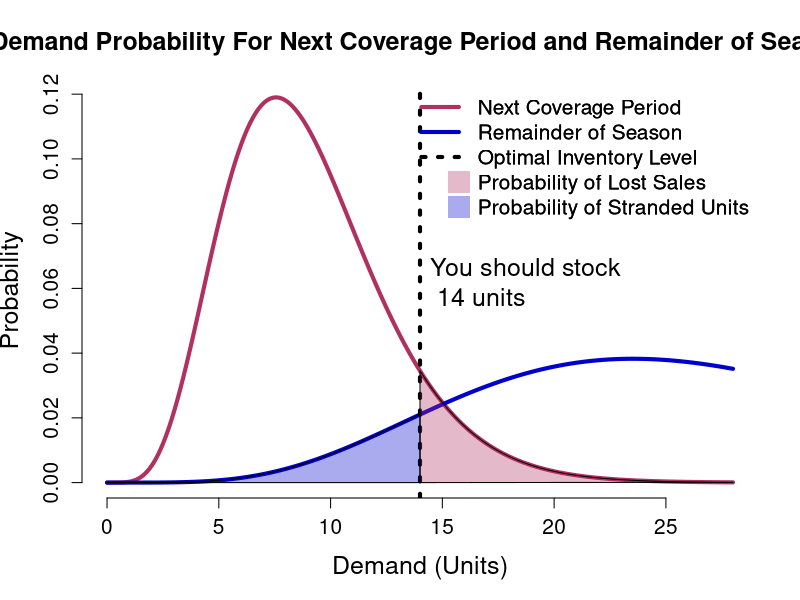

Reproduce this figure in R.
## ---- chunk 1
        # Create input list 
        input <- list(Margin = 50, DailyDemand = 1, Variability = 40,
                      SeasWks = 4,
                      CPRP = 7,
                      CPLT = 2)
        
        itemPrice <- 10
        
        # Get the input values into variables
        itemMargin <- input$Margin/100
        dailyDemand <- input$DailyDemand
        variability <- input$Variability/100
        seaswks <- input$SeasWks
        cpdays <- input$CPRP + input$CPLT

         # Now calculate all of the parameters we need for the gamma distribution functions
        
        itemCost <- (1 - itemMargin)*itemPrice
        cpdemand <- dailyDemand * cpdays
        seasdemand <- dailyDemand * seaswks * 7
        cpstdev <- variability * cpdemand
        seasstdev <- variability * seasdemand
        cpvar <- cpstdev^2
        seasvar <- seasstdev^2
        alpha <- (cpdemand/cpstdev)^2 # alpha is the same for both cp and season
        betaCP <- cpvar/cpdemand
        betaSeas <- seasvar/seasdemand
        
        segmentsperunit <- 10
        units <- seq(from = 0, to = seasdemand, by = 1/segmentsperunit)
        CPPDF <- dgamma(units, shape = alpha, scale = betaCP)
        CPCDF <- pgamma(units, shape = alpha, scale = betaCP)
        CPCDFp1 <- pgamma(units, shape = alpha+1, scale = betaCP)
        SeasPDF <- dgamma(units, shape = alpha, scale = betaSeas)
        SeasCDF <- pgamma(units, shape = alpha, scale = betaSeas)
        SeasCDFp1 <- pgamma(units, shape = alpha+1, scale = betaSeas)
        
        # Calculate the costs
        LSUnits <- cpdemand*(1-CPCDFp1) - units*(1-CPCDF)
        LSCost <- LSUnits*(itemMargin*itemPrice)
        
        obsUnits <- units*SeasCDF - seasdemand*SeasCDFp1
        obsCost <- obsUnits*itemCost
        
        TotCost <- LSCost + obsCost
        
        minCost <- min(TotCost)

        OptInvLevel <- round(units[TotCost == minCost],0)

# Generate a plot showing the PDFs for the two time periods, and the optimal inventory level
    linewidth = 4
    
    x <- units
    yCP <- CPPDF
    ySeas <- SeasPDF
    optInv <- OptInvLevel

    transval <- 0.333
    aucCPCol <- "maroon"
    aucSeasCol <- "blue3"

    aucCPRGB <- col2rgb(aucCPCol)/255
    aucSeasRGB <- col2rgb(aucSeasCol)/255
    aucCPColor <- rgb(aucCPRGB[1],aucCPRGB[2],aucCPRGB[3], transval)
    aucSeasColor <- rgb(aucSeasRGB[1],aucSeasRGB[2],aucSeasRGB[3], transval)
    chartcols <- c("maroon","blue3","black", aucCPColor, aucSeasColor)
    
    
    plot(x=x, y=yCP, type = "l", col = chartcols[1], lwd = linewidth,
         xlab = "Demand (Units)",
         ylab = "Probability",
         main = "Demand Probability For Next Coverage Period and Remainder of Season",
         cex.main = 1.5,
         cex.axis = 1.25,
         cex.lab = 1.5,
         bty = "n")
    lines(x=x, y=ySeas, type = "l", col = chartcols[2], lwd = linewidth)
    abline(v=optInv, col = chartcols[3], lwd = linewidth, lty = 3)
    polygon(c( x[x>=optInv], optInv ),  c(yCP[x>=optInv],0 ), col = aucCPColor)
    polygon(c( x[x<=optInv], optInv), c(ySeas[x<=optInv],0), col = aucSeasColor)
    text(x=optInv, 
         y = max(yCP)*.5, 
         cex =1.5,
         labels = paste("You should stock\n",
                        formatC(as.integer(optInv), digits = 0),
                        "units"),
         pos = 4)
    legend("topright", c("Next Coverage Period",
                         "Remainder of Season",
                         "Optimal Inventory Level",
                         "Probability of Lost Sales",
                         "Probability of Stranded Units"),
           col = chartcols,
           cex=1.25,
           lty = c(1,1,3,NA,NA), lwd = linewidth, bty = "n")
    
    legend("topright", c("Next Coverage Period",
                         "Remainder of Season",
                         "Optimal Inventory Level",
                         "Probability of Lost Sales",
                         "Probability of Stranded Units"),
           col = chartcols,
           cex=1.25,
           pch = c(NA, NA, NA, 15, 15), pt.cex = 3, bty = "n")

